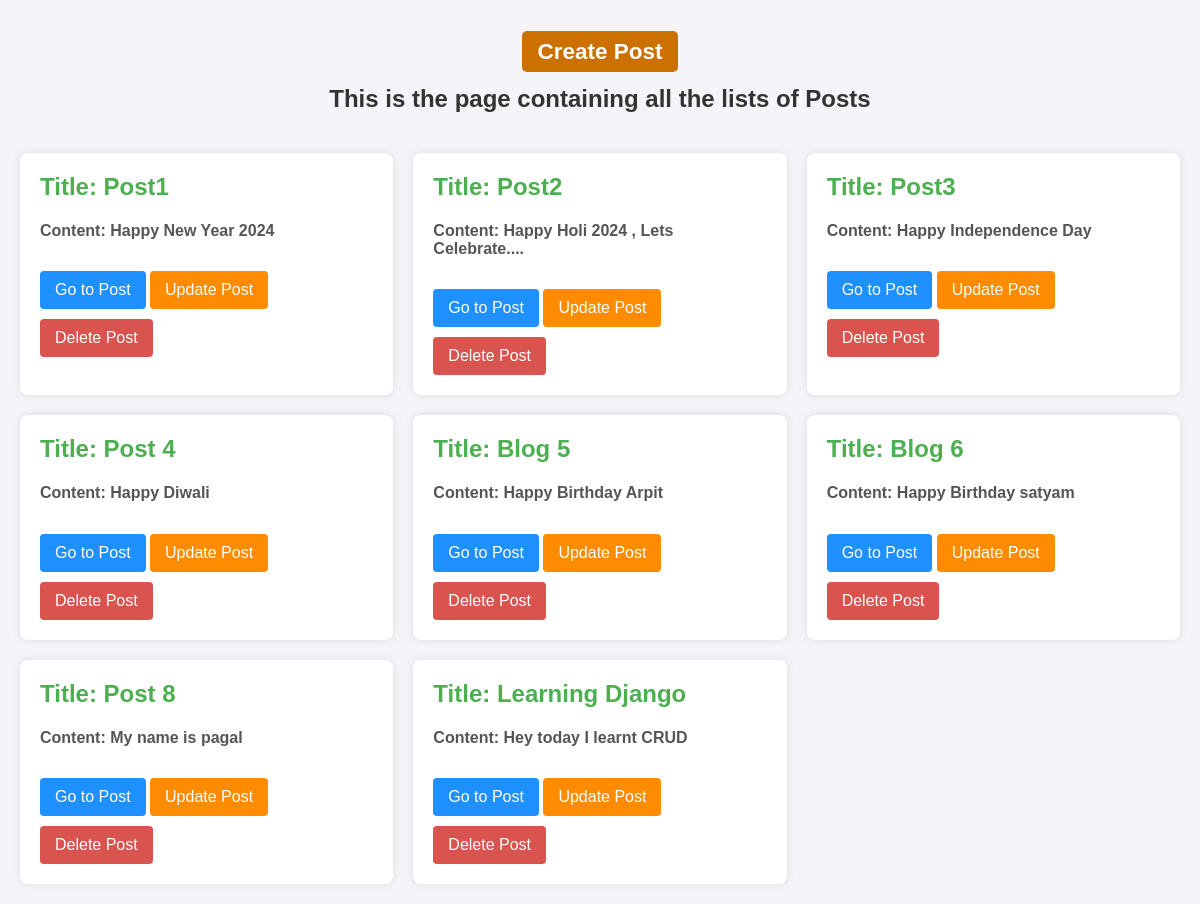
The app's page /blogs/ with its own data.
### blog/models.py (models this page shows, shortened)
class Post(models.Model):
    title=models.CharField(max_length=50)
    content=models.TextField()
    created_at=models.DateTimeField(auto_now_add=True)
    updated_at=models.DateTimeField(auto_now=True)

### blog/views.py (the view)
# urls.py: path("",bloglists.as_view(),name="bloglist"),
class bloglists(ListView): #CBV starts here to List the view
    model=Post
    template_name="blog/bloglist.html"
    context_object_name="posts"
    success_url=reverse_lazy('bloglist') #bloglist hme bloglist matlab ="" ke url pe bhej dega, urls me jaake dekho "" ko

### blog/templates/blog/bloglist.html (shortened to what this page needs)
<!DOCTYPE html>
<html lang="en">
<head>
</head>
<body>
    <div class="header">
        <h3><a href="{% url 'createpost' %}">Create Post</a></h3>
        <h2>This is the page containing all the lists of Posts</h2>
    </div>
    <div class="container">
        {% for post in posts %}
        <div class="post">
            <h2>Title: {{ post.title }}</h2>
            <h4>Content: {{ post.content }}</h4>
            <a href="{% url 'blogdetail' post.pk %}" class="go">Go to Post</a>
            <a href="{% url 'updatepost' post.pk %}" class="update">Update Post</a>
            <a href="{% url 'deletepost' post.pk %}" class="delete">Delete Post</a>
        </div>
        {% endfor %}
    </div>
</body>
</html>

### blog/templates/blog/bloglist.html (style rules this page uses)
body { font-family: Arial, sans-serif; background-color: #f4f4f9; color: #333; margin: 0; padding: 20px; }
.header { text-align: center; margin-bottom: 40px; }
.header a { text-decoration: none; color: #fff; font-size: 1.2em; transition: color 0.3s; background-color: #cc7000; padding: 8px 16px; border-radius:5px; }
.container { display: grid; grid-template-columns: repeat(auto-fill, minmax(360px, 1fr)); gap: 20px; }
.post { background-color: #fff; padding: 20px; border-radius: 8px; box-shadow: 0 0 10px rgba(0, 0, 0, 0.1); }
.post h2 { margin-top: 0; color: #4CAF50; }
.post h4 { color: #555; }
.post a { display: inline-block; margin-top: 10px; padding: 10px 15px; border-radius: 4px; text-decoration: none; color: #fff; transition: background-color 0.3s; }
.post a.go { background-color: #1e90ff; }
.post a.update { background-color: #ff8c00; }
.post a.delete { background-color: #d9534f; }

### records on screen
Post: title "Post1", content "Happy New Year 2024"
Post: title "Post2", content "Happy Holi 2024 , Lets Celebrate...."
Post: title "Post3", content "Happy Independence Day"
Post: title "Post 4", content "Happy Diwali"
Post: title "Blog 5", content "Happy Birthday Arpit"
Post: title "Blog 6", content "Happy Birthday satyam"
Post: title "Post 8", content "My name is pagal"
Post: title "Learning Django", content "Hey today I learnt CRUD"
